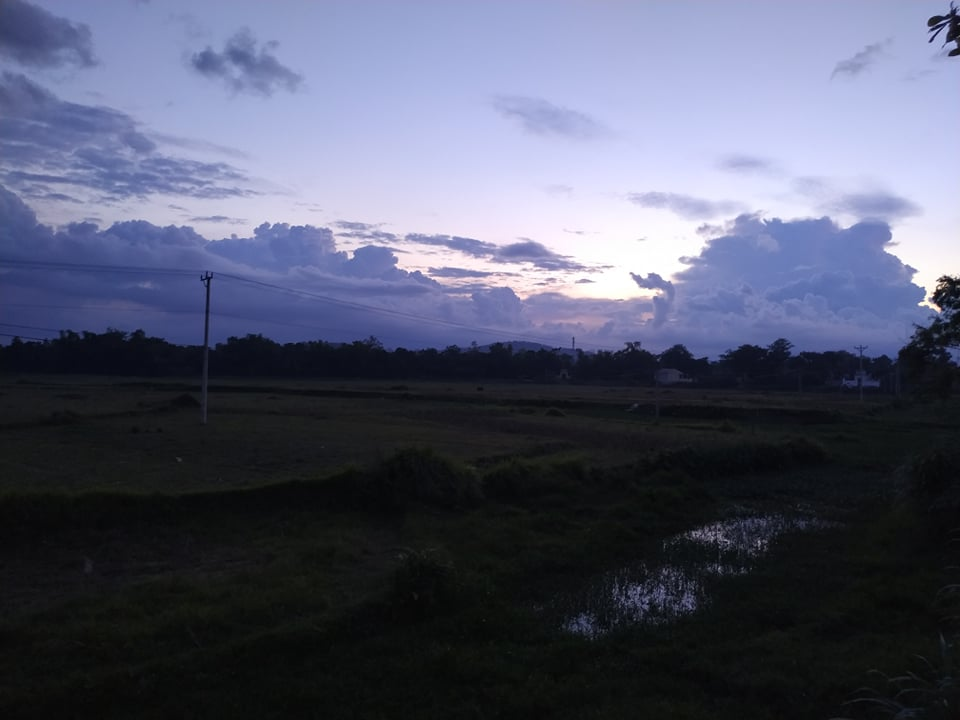
#> input picture openCV - xử lí ảnh/Lithuyet/hihi.jpg, 960 x 720 px
$ python 'resize image.py'
#> lines starting #> are read from the running program, lines starting #| are printed output that depends on the picture
import cv2

img = cv2.imread('hihi.jpg')
#> img is the input picture: shape (720, 960, 3); mean B, G, R 107.3, 86.7, 82.8


# cv2.imshow('image' , img) # show ảnh có size cũ
# cách 1 : dùng số tự chọn
image_size = cv2.resize(img, (500 , 500))
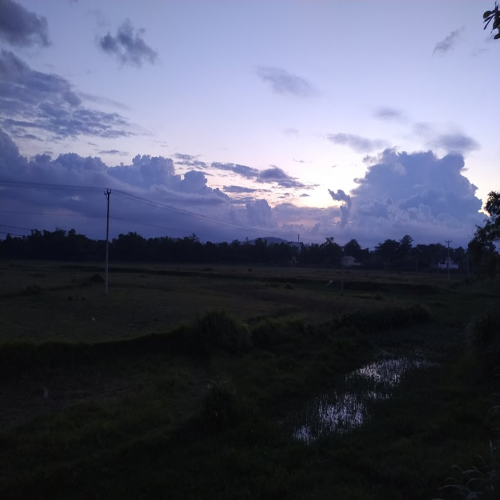
#> image_size: shape (500, 500, 3); mean B, G, R 107.3, 86.6, 82.8
image_size1 = cv2.resize(img, dsize = (100, 100) )
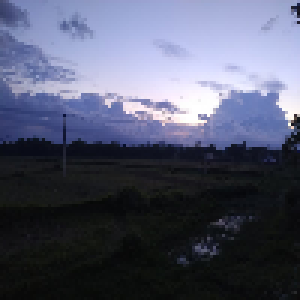
#> image_size1: shape (100, 100, 3) (shown 3 times larger); mean B, G, R 107.3, 86.6, 82.8
image_size2 = cv2.resize(img, dsize = None, fx = 0.5, fy = 0.5)


cv2.imshow(' resize(pixel) x = 100 , y = 100', image_size)
cv2.imshow('tuong tu cai tren', image_size1)
cv2.imshow('resize', image_size2)
# [5 lines of commented-out code are left out]


cv2.waitKey(0)
cv2.destroyAllWindows()

$ run again, with openCV - xử lí ảnh/Lithuyet/anhxamtoi.jpg copied over openCV - xử lí ảnh/Lithuyet/hihi.jpg
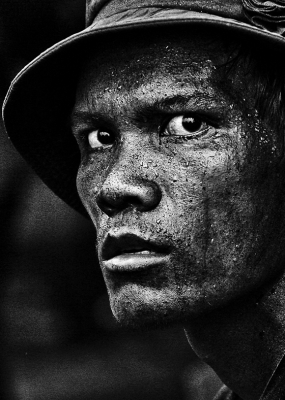
#> input picture openCV - xử lí ảnh/Lithuyet/anhxamtoi.jpg, 285 x 400 px
#> img is the input picture: shape (400, 285, 3); min 0, max 252, mean 41.2
#> `image_size1 = cv2.resize(img, dsize = (100, 100) )`:
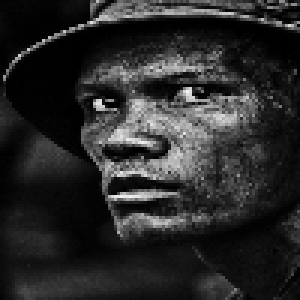
#> image_size1: shape (100, 100, 3) (shown 3 times larger); min 0, max 244, mean 41.2
#> `image_size2 = cv2.resize(img, dsize = None, fx = 0.5, fy = 0.5)`:
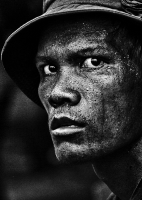
#> image_size2: shape (200, 142, 3); min 0, max 250, mean 41.4
